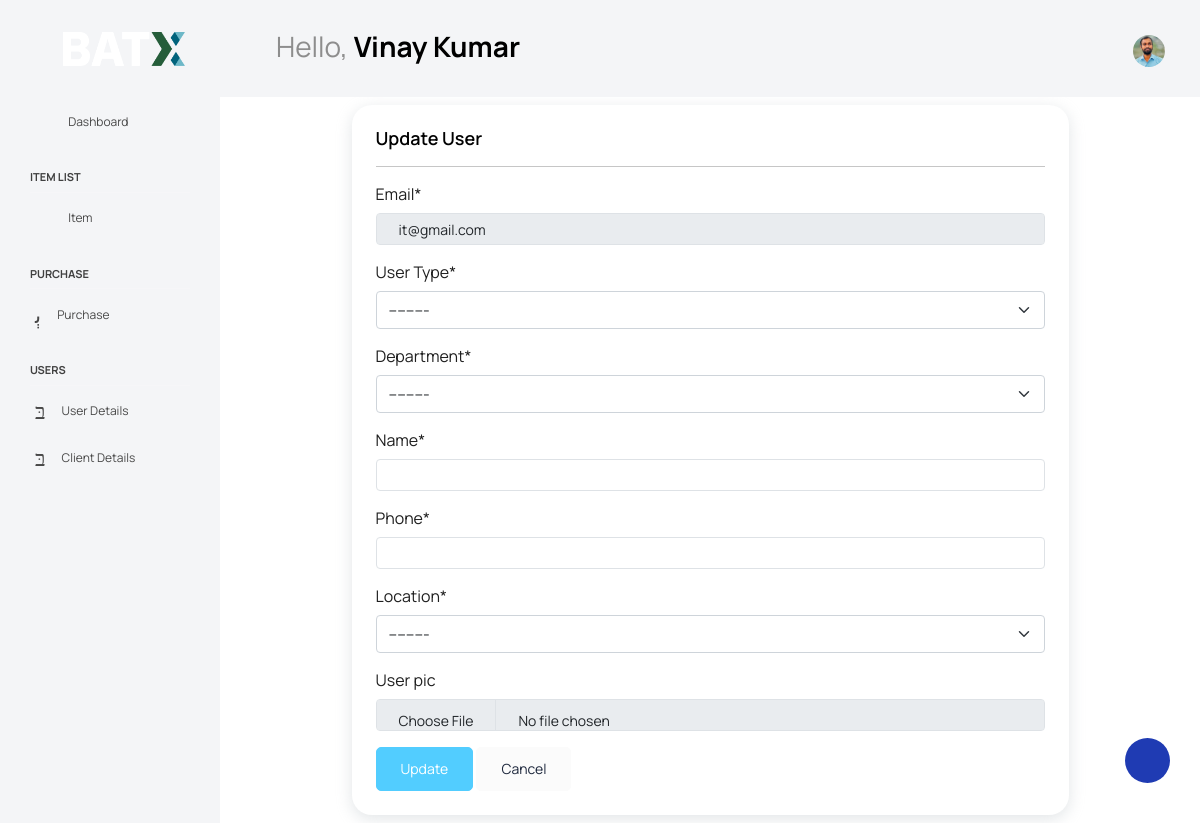
Page /update_user/1/ (signed in) on the earlier database version.
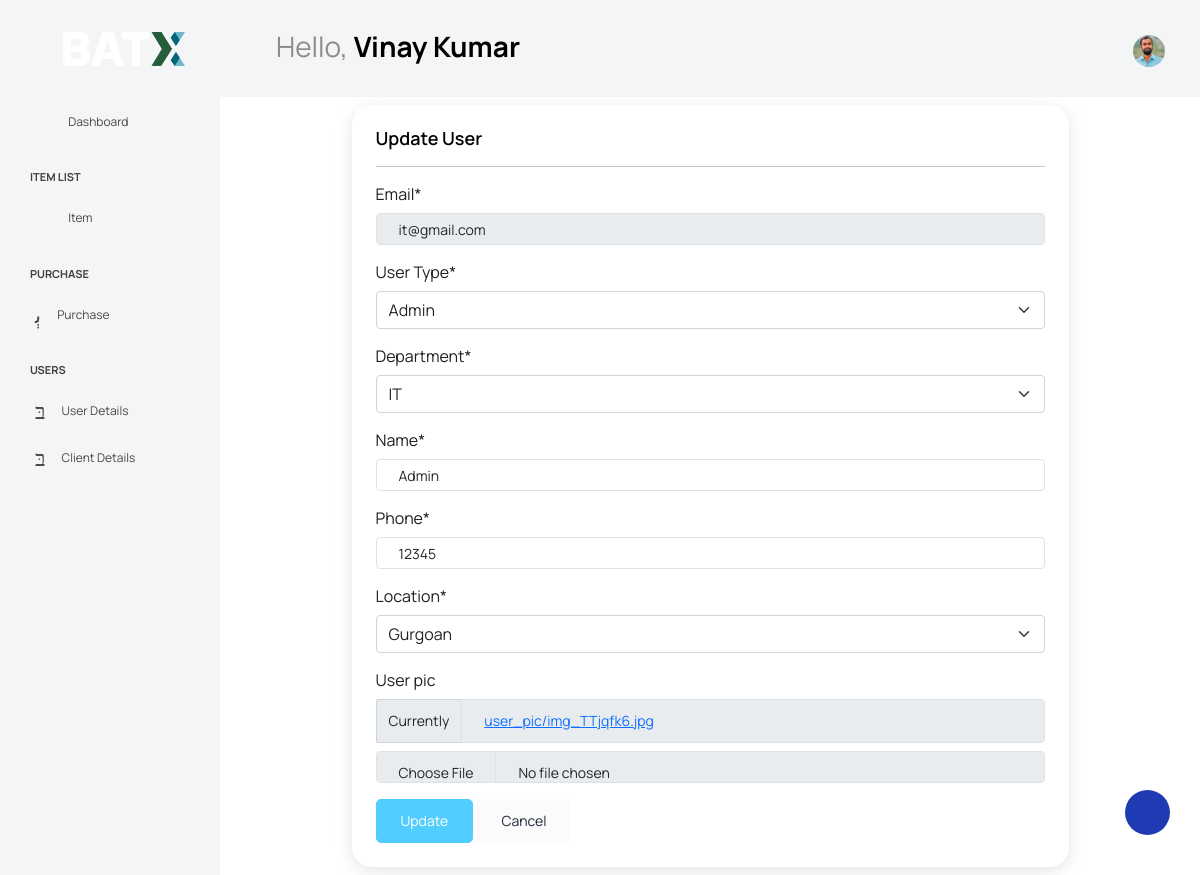
Same page on the later database version.
### inventory/models.py (models this page shows, shortened)
class CustomUser(AbstractUser):
    username=None
    phone=models.CharField(max_length=10,unique=True)
    email=models.EmailField(max_length=100,unique=True,null=False)
    name=models.CharField(max_length=40)
    user_pic=models.ImageField(upload_to="user_pic",null=True)
    user_Type = models.CharField(max_length=40,choices=UType, null=True)
    department = models.CharField( max_length=40,choices=ProcessName,null=True)
    location = models.CharField(max_length=40,choices=Loaction,null=True)
    USERNAME_FIELD='email'
    REQUIRED_FIELDS=[]
    objects=UserManager()

### inventory/views.py (the view)
# urls.py: path('update_user/<int:id>/', views.update_user, name='update_user'),
@login_required
@permission_required('auth.view_user', raise_exception=True)
def update_user(request, id):
    user = get_object_or_404(CustomUser, id=id)  # Retrieve the existing user
    if user and not request.user.is_superuser:
        return HttpResponse("Unauthorized", status=401)
    if request.method == 'POST':
        form = UserProfileForm(request.POST, request.FILES, instance=user)  # Bind form to existing instance
        if form.is_valid():
            form.save()
            if form.has_changed():  # Check if form data has changed
                messages.success(request, f'User data for {user.name} successfully updated')
            else:
                messages.info(request, f'No changes were made to the user data for {user.name}.')
            return redirect('users')  # Redirect to the users page after update
    else:
        form = UserProfileForm(instance=user)  # Bind form to existing instance
        if request.user == user:
            form.fields['user_Type'].disabled = True
    return render(request, 'inventory/update_user.html', {"update": "Update User", 'form': form, })

### inventory/forms.py
class UserProfileForm(forms.ModelForm):
    class Meta:
        model = CustomUser
        fields = ['email','user_Type','department', 'name','phone','location','user_pic']
        widgets = {
            'email': forms.EmailInput(attrs={'readonly': 'readonly'}),
        }
    def __init__(self, *args, **kwargs):
        super().__init__(*args, **kwargs)
        self.fields['user_pic'].required = False

### inventory/templates/inventory/update_user.html (shortened to what this page needs)
{% extends 'inventory/base.html' %}
{% load crispy_forms_tags %}
{% block content %}
<div class="main-panel">
<div class="container my-2">
    <div class="col-9 mx-auto">
        <div class="card">
            <div class="card-body">
                <div class="row">
                    <div class="col">
                        <h4 class="card-title">Update User</h4>
                        <hr>
                    </div>
                </div>
                <form method="POST" enctype="multipart/form-data">
                    {{ form | crispy }}
                    <input class="btn btn-info" type="submit" value="Update">
                    <a href="{% url 'users' %}" class="btn btn-light">Cancel</a>
                </form>
            </div>
        </div>
    </div>
</div>
</div>
{% endblock %}

Differences in the rows shown:
changed CustomUser "it@gmail.com": user_Type "---------" → "Admin"; department "---------" → "IT"; name (not shown) → "Admin"; phone (not shown) → "12345"; location "---------" → "Gurgoan"
Other differences:
text no longer shown: "Email * User Type * Department * Name * Phone * Location * User pic"
text now shown: "Email * User Type * Department * Name * Phone * Location * User pic Currently user_pic/img_TTjqfk6.jpg"
